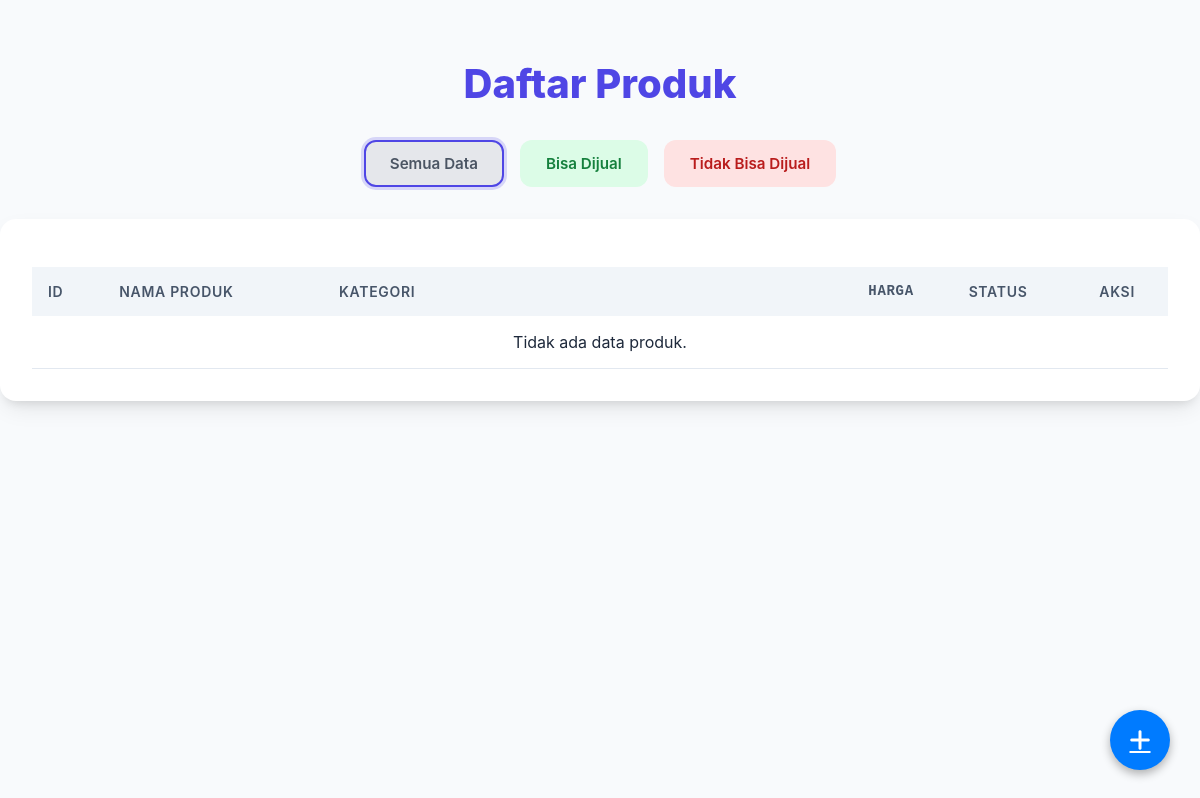
Before: / with the older database file.
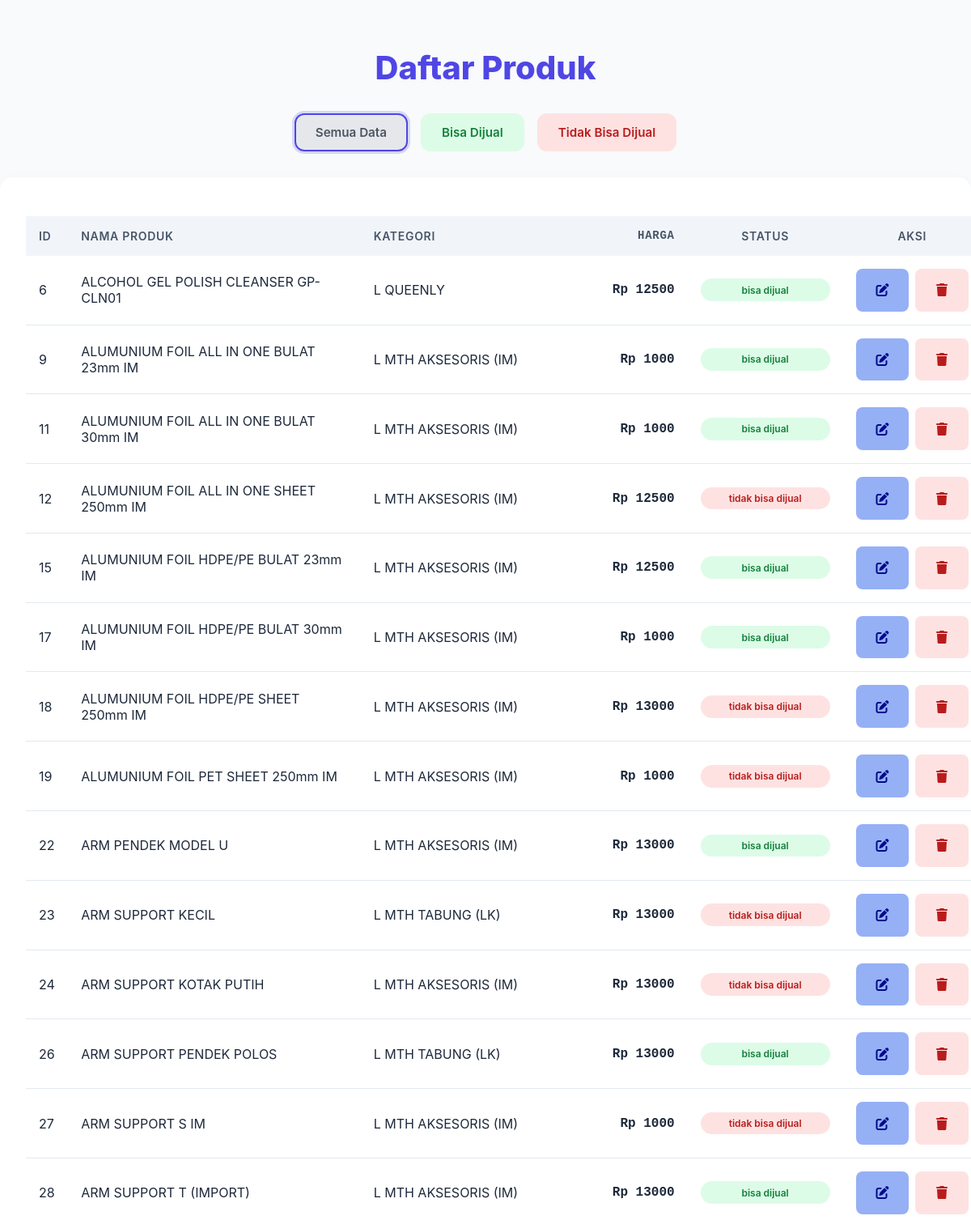
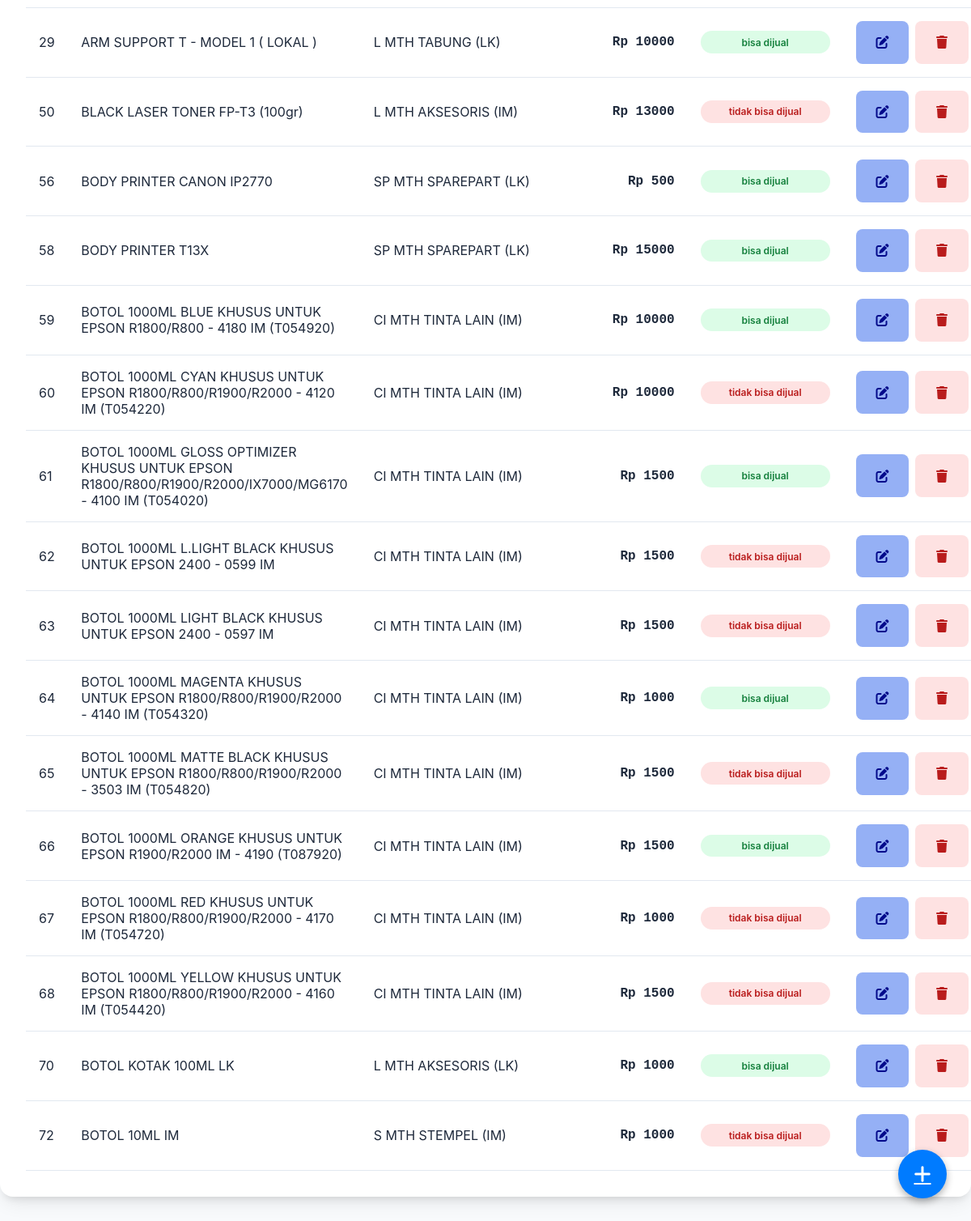
After: the same page with the newer database file (2 pictures, top to bottom).
### cetakapp/models.py (models this page shows, shortened)
class Produk(models.Model):
    id_produk = models.AutoField(primary_key=True)
    nama_produk = models.CharField(max_length=255)
    harga = models.DecimalField(max_digits=12, decimal_places=2)
    kategori = models.ForeignKey(
        Kategori, on_delete=models.CASCADE, related_name="produk"
    )
    status = models.ForeignKey(Status, on_delete=models.CASCADE, related_name="produk")

class Kategori(models.Model):
    id_kategori = models.AutoField(primary_key=True)
    nama_kategori = models.CharField(max_length=255)

class Status(models.Model):
    id_status = models.AutoField(primary_key=True)
    nama_status = models.CharField(max_length=255)

### cetakapp/views.py (the view)
# urls.py: path("", views.product_list, name="product_list"),
@ensure_csrf_cookie
def product_list(request):
    status_filter = request.GET.get("status", "all")
    products = Produk.objects.select_related("kategori", "status").all()
    if status_filter == "bisa":
        products = products.filter(status__nama_status="bisa dijual")
    elif status_filter == "tidak":
        products = products.filter(status__nama_status="tidak bisa dijual")
    context = {"products": products, "current_status": status_filter}
    return render(request, "cetakapp/product_list.html", context)

### cetakapp/templates/cetakapp/product_list.html (shortened to what this page needs)
{% load static %}
<!DOCTYPE html>
<html lang="id">
<head>
    <link rel="stylesheet" href="{% static 'cetakapp/css/style.css' %}">
    <link rel="stylesheet" href="{% static 'cetakapp/css/modal.css' %}">
    <link rel="stylesheet" href="https://cdnjs.cloudflare.com/ajax/libs/font-awesome/6.4.0/css/all.min.css">
</head>
<body>
    <h1>Daftar Produk</h1>
    <div class="filter-group">
        <a href="?status=all" class="filter-btn btn-all {% if current_status == 'all' %}active{% endif %}">Semua
            Data</a>
        <a href="?status=bisa" class="filter-btn btn-bisa {% if current_status == 'bisa' %}active{% endif %}">Bisa
            Dijual</a>
        <a href="?status=tidak" class="filter-btn btn-tidak {% if current_status == 'tidak' %}active{% endif %}">Tidak
            Bisa Dijual</a>
    </div>
    <div class="container">
        <table>
            <thead>
                <tr>
                    <th>ID</th>
                    <th>Nama Produk</th>
                    <th class="category-col">Kategori</th>
                    <th class="price">Harga</th>
                    <th style="text-align: center;">Status</th>
                    <th style="text-align: center;">Aksi</th>
                </tr>
            </thead>
            <tbody>
                {% for product in products %}
                <tr>
                    <td>{{ product.id_produk }}</td>
                    <td>{{ product.nama_produk }}</td>
                    <td class="category-col">{{ product.kategori.nama_kategori }}</td>
                    <td class="price">Rp {{ product.harga|floatformat:0 }}</td>
                    <td style="text-align: center;">
                        <span
                            class="status-badge {% if product.status.nama_status == 'bisa dijual' %}status-bisa{% else %}status-tidak{% endif %}">
                            {{ product.status.nama_status }}
                        </span>
                    </td>
                    <td>
                        <div class="action-group">
                            <a href="{% url 'edit_product' product.id_produk %}" class="action-btn btn-edit"
                                title="Edit">
                                <i class="fa-solid fa-pen-to-square"></i>
                            </a>
                            <a href="javascript:void(0)" class="action-btn btn-delete" title="Hapus"
                                onclick="showDeleteModal('{{ product.nama_produk }}', '{{ product.id_produk }}')">
                                <i class="fa-solid fa-trash"></i>
                            </a>
                        </div>
                    </td>
                </tr>
                {% empty %}
                <tr>
                    <td colspan="6" style="text-align: center;">Tidak ada data produk.</td>
                </tr>
                {% endfor %}
            </tbody>
        </table>
    </div>
    <a href="{% url 'add_product' %}" class="fab-btn" title="Tambah Produk">
        <i class="fa-solid fa-plus"></i>
    </a>
</body>
</html>

### cetakapp/static/cetakapp/css/style.css (style rules this page uses)
:root { --primary-color: #4f46e5; --secondary-color: #10b981; --bg-color: #f8fafc; --text-color: #1e293b; --card-bg: #ffffff; }
body { font-family: 'Inter', system-ui, -apple-system, sans-serif; background-color: var(--bg-color); color: var(--text-color); margin: 0; padding: 2rem; display: flex; flex-direction: column; align-items: center; }
h1 { color: var(--primary-color); font-size: 2.5rem; margin-bottom: 2rem; font-weight: 800; }
.container { width: 100%; max-width: 1200px; background: var(--card-bg); padding: 2rem; border-radius: 1rem; box-shadow: 0 10px 25px -5px rgba(0, 0, 0, 0.1), 0 8px 10px -6px rgba(0, 0, 0, 0.1); }
.filter-group { display: flex; gap: 1rem; margin-bottom: 2rem; }
.filter-btn { padding: 0.75rem 1.5rem; border-radius: 0.75rem; font-weight: 600; text-decoration: none; transition: all 0.2s ease; border: 2px solid transparent; font-size: 0.95rem; }
.btn-all { background-color: #e5e7eb; color: #4b5563; }
.btn-bisa { background-color: #dcfce7; color: #15803d; }
.btn-tidak { background-color: #fee2e2; color: #b91c1c; }
.filter-btn.active { border-color: var(--primary-color); box-shadow: 0 0 0 3px rgba(79, 70, 229, 0.2); }
table { width: 100%; border-collapse: collapse; margin-top: 1rem; }
th { background-color: #f1f5f9; color: #475569; text-align: left; padding: 1rem; font-weight: 600; text-transform: uppercase; font-size: 0.875rem; letter-spacing: 0.05em; }
td { padding: 1rem; border-bottom: 1px solid #e2e8f0; }
.status-badge { display: inline-block; padding: 0.4rem 1.25rem; min-width: 120px; text-align: center; border-radius: 9999px; font-size: 0.75rem; font-weight: 600; }
.status-bisa { background-color: #dcfce7; color: #15803d; }
.status-tidak { background-color: #fee2e2; color: #b91c1c; }
.price { font-family: 'JetBrains Mono', monospace; font-weight: 600; min-width: 140px; text-align: right; }
.category-col { min-width: 200px; }
.action-group { display: flex; gap: 0.5rem; justify-content: center; }
.action-btn { padding: 0.4rem 0.8rem; border-radius: 0.5rem; font-size: 1rem; font-weight: 600; text-decoration: none; transition: all 0.2s ease; cursor: pointer; border: none; display: flex; align-items: center; justify-content: center; min-width: 40px; height: 40px; }
.btn-edit { background-color: #95b0f5; color: #030a8b; }
.btn-delete { background-color: #fee2e2; color: #b91c1c; }
.fab-btn { position: fixed; bottom: 30px; right: 30px; width: 60px; height: 60px; background-color: #007bff; color: white; border-radius: 50%; display: flex; align-items: center; justify-content: center; box-shadow: 0 4px 10px rgba(0, 0, 0, 0.3); font-size: 24px; transition: all 0.3s ease; z-index: 1000; }

Changed rows visible on the page:
added Produk: id_produk "6", nama_produk "ALCOHOL GEL POLISH CLEANSER GP-CLN01", kategori.nama_kategori "L QUEENLY", harga "12500", status.nama_status "bisa dijual"
added Produk: id_produk "9", nama_produk "ALUMUNIUM FOIL ALL IN ONE BULAT 23mm IM", kategori.nama_kategori "L MTH AKSESORIS (IM)", harga "1000", status.nama_status "bisa dijual"
added Produk: id_produk "11", nama_produk "ALUMUNIUM FOIL ALL IN ONE BULAT 30mm IM", kategori.nama_kategori "L MTH AKSESORIS (IM)", harga "1000", status.nama_status "bisa dijual"
added Produk: id_produk "12", nama_produk "ALUMUNIUM FOIL ALL IN ONE SHEET 250mm IM", kategori.nama_kategori "L MTH AKSESORIS (IM)", harga "12500", status.nama_status "tidak bisa dijual"
added Produk: id_produk "15", nama_produk "ALUMUNIUM FOIL HDPE/PE BULAT 23mm IM", kategori.nama_kategori "L MTH AKSESORIS (IM)", harga "12500", status.nama_status "bisa dijual"
added Produk: id_produk "17", nama_produk "ALUMUNIUM FOIL HDPE/PE BULAT 30mm IM", kategori.nama_kategori "L MTH AKSESORIS (IM)", harga "1000", status.nama_status "bisa dijual"
added Produk: id_produk "18", nama_produk "ALUMUNIUM FOIL HDPE/PE SHEET 250mm IM", kategori.nama_kategori "L MTH AKSESORIS (IM)", harga "13000", status.nama_status "tidak bisa dijual"
added Produk: id_produk "19", nama_produk "ALUMUNIUM FOIL PET SHEET 250mm IM", kategori.nama_kategori "L MTH AKSESORIS (IM)", harga "1000", status.nama_status "tidak bisa dijual"
added Produk: id_produk "22", nama_produk "ARM PENDEK MODEL U", kategori.nama_kategori "L MTH AKSESORIS (IM)", harga "13000", status.nama_status "bisa dijual"
added Produk: id_produk "23", nama_produk "ARM SUPPORT KECIL", kategori.nama_kategori "L MTH TABUNG (LK)", harga "13000", status.nama_status "tidak bisa dijual"
added Produk: id_produk "24", nama_produk "ARM SUPPORT KOTAK PUTIH", kategori.nama_kategori "L MTH AKSESORIS (IM)", harga "13000", status.nama_status "tidak bisa dijual"
added Produk: id_produk "26", nama_produk "ARM SUPPORT PENDEK POLOS", kategori.nama_kategori "L MTH TABUNG (LK)", harga "13000", status.nama_status "bisa dijual"
added Produk: id_produk "27", nama_produk "ARM SUPPORT S IM", kategori.nama_kategori "L MTH AKSESORIS (IM)", harga "1000", status.nama_status "tidak bisa dijual"
added Produk: id_produk "28", nama_produk "ARM SUPPORT T (IMPORT)", kategori.nama_kategori "L MTH AKSESORIS (IM)", harga "13000", status.nama_status "bisa dijual"
added Produk: id_produk "29", nama_produk "ARM SUPPORT T - MODEL 1 ( LOKAL )", kategori.nama_kategori "L MTH TABUNG (LK)", harga "10000", status.nama_status "bisa dijual"
added Produk: id_produk "50", nama_produk "BLACK LASER TONER FP-T3 (100gr)", kategori.nama_kategori "L MTH AKSESORIS (IM)", harga "13000", status.nama_status "tidak bisa dijual"
added Produk: id_produk "56", nama_produk "BODY PRINTER CANON IP2770", kategori.nama_kategori "SP MTH SPAREPART (LK)", harga "500", status.nama_status "bisa dijual"
added Produk: id_produk "58", nama_produk "BODY PRINTER T13X", kategori.nama_kategori "SP MTH SPAREPART (LK)", harga "15000", status.nama_status "bisa dijual"
added Produk: id_produk "59", nama_produk "BOTOL 1000ML BLUE KHUSUS UNTUK EPSON R1800/R800 - 4180 IM (T054920)", kategori.nama_kategori "CI MTH TINTA LAIN (IM)", harga "10000", status.nama_status "bisa dijual"
added Produk: id_produk "60", nama_produk "BOTOL 1000ML CYAN KHUSUS UNTUK EPSON R1800/R800/R1900/R2000 - 4120 IM (T054220)", kategori.nama_kategori "CI MTH TINTA LAIN (IM)", harga "10000", status.nama_status "tidak bisa dijual"
added Produk: id_produk "61", nama_produk "BOTOL 1000ML GLOSS OPTIMIZER KHUSUS UNTUK EPSON R1800/R800/R1900/R2000/IX7000/MG6170 - 4100 IM (T054020)", kategori.nama_kategori "CI MTH TINTA LAIN (IM)", harga "1500", status.nama_status "bisa dijual"
added Produk: id_produk "62", nama_produk "BOTOL 1000ML L.LIGHT BLACK KHUSUS UNTUK EPSON 2400 - 0599 IM", kategori.nama_kategori "CI MTH TINTA LAIN (IM)", harga "1500", status.nama_status "tidak bisa dijual"
added Produk: id_produk "63", nama_produk "BOTOL 1000ML LIGHT BLACK KHUSUS UNTUK EPSON 2400 - 0597 IM", kategori.nama_kategori "CI MTH TINTA LAIN (IM)", harga "1500", status.nama_status "tidak bisa dijual"
added Produk: id_produk "64", nama_produk "BOTOL 1000ML MAGENTA KHUSUS UNTUK EPSON R1800/R800/R1900/R2000 - 4140 IM (T054320)", kategori.nama_kategori "CI MTH TINTA LAIN (IM)", harga "1000", status.nama_status "bisa dijual"
added Produk: id_produk "65", nama_produk "BOTOL 1000ML MATTE BLACK KHUSUS UNTUK EPSON R1800/R800/R1900/R2000 - 3503 IM (T054820)", kategori.nama_kategori "CI MTH TINTA LAIN (IM)", harga "1500", status.nama_status "tidak bisa dijual"
added Produk: id_produk "66", nama_produk "BOTOL 1000ML ORANGE KHUSUS UNTUK EPSON R1900/R2000 IM - 4190 (T087920)", kategori.nama_kategori "CI MTH TINTA LAIN (IM)", harga "1500", status.nama_status "bisa dijual"
added Produk: id_produk "67", nama_produk "BOTOL 1000ML RED KHUSUS UNTUK EPSON R1800/R800/R1900/R2000 - 4170 IM (T054720)", kategori.nama_kategori "CI MTH TINTA LAIN (IM)", harga "1000", status.nama_status "tidak bisa dijual"
added Produk: id_produk "68", nama_produk "BOTOL 1000ML YELLOW KHUSUS UNTUK EPSON R1800/R800/R1900/R2000 - 4160 IM (T054420)", kategori.nama_kategori "CI MTH TINTA LAIN (IM)", harga "1500", status.nama_status "tidak bisa dijual"
added Produk: id_produk "70", nama_produk "BOTOL KOTAK 100ML LK", kategori.nama_kategori "L MTH AKSESORIS (LK)", harga "1000", status.nama_status "bisa dijual"
added Produk: id_produk "72", nama_produk "BOTOL 10ML IM", kategori.nama_kategori "S MTH STEMPEL (IM)", harga "1000", status.nama_status "tidak bisa dijual"
Other visible differences:
text no longer shown: "Tidak ada data produk."
